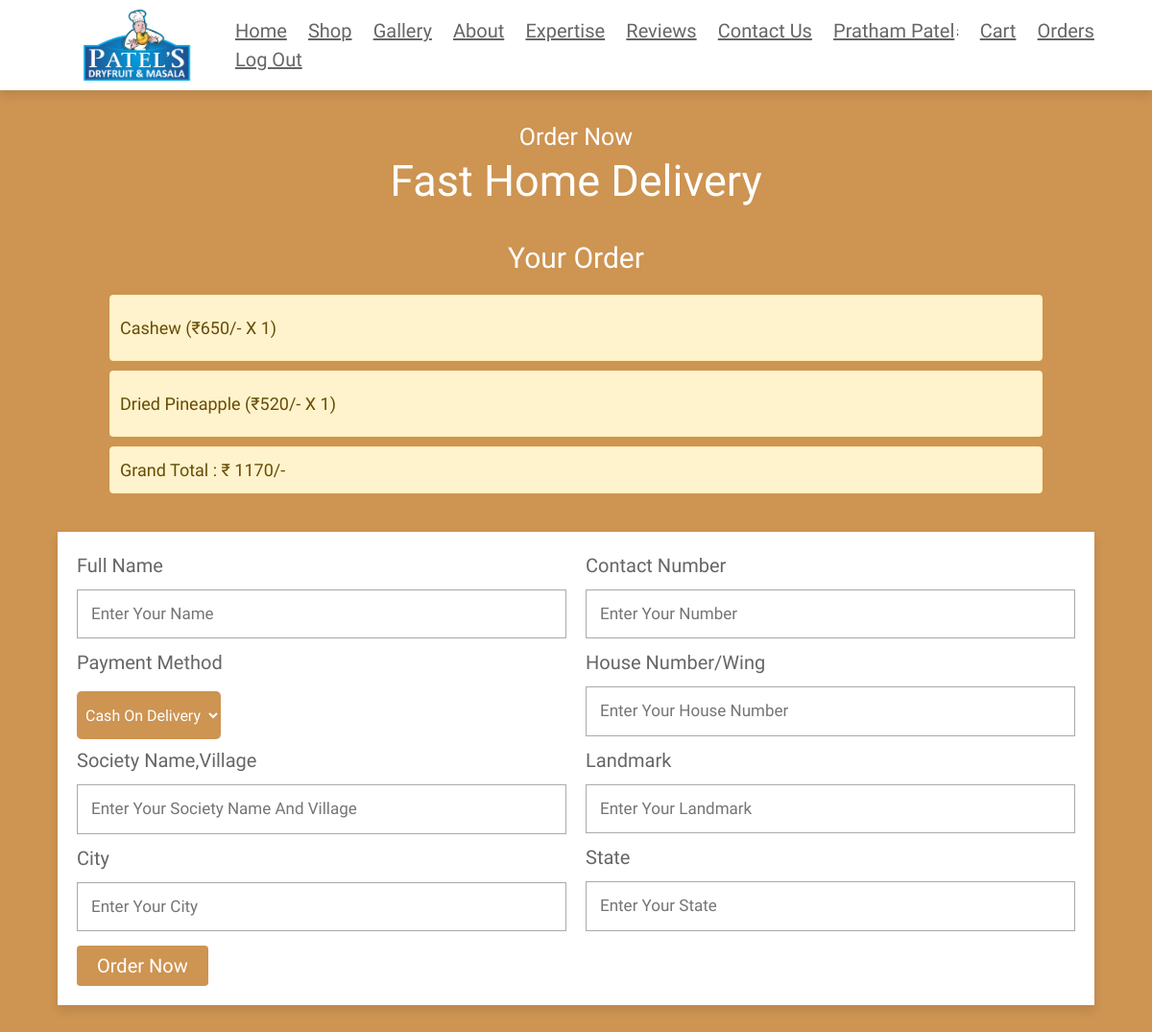
The page /customerinfo.php (signed in) on the database as committed earlier.
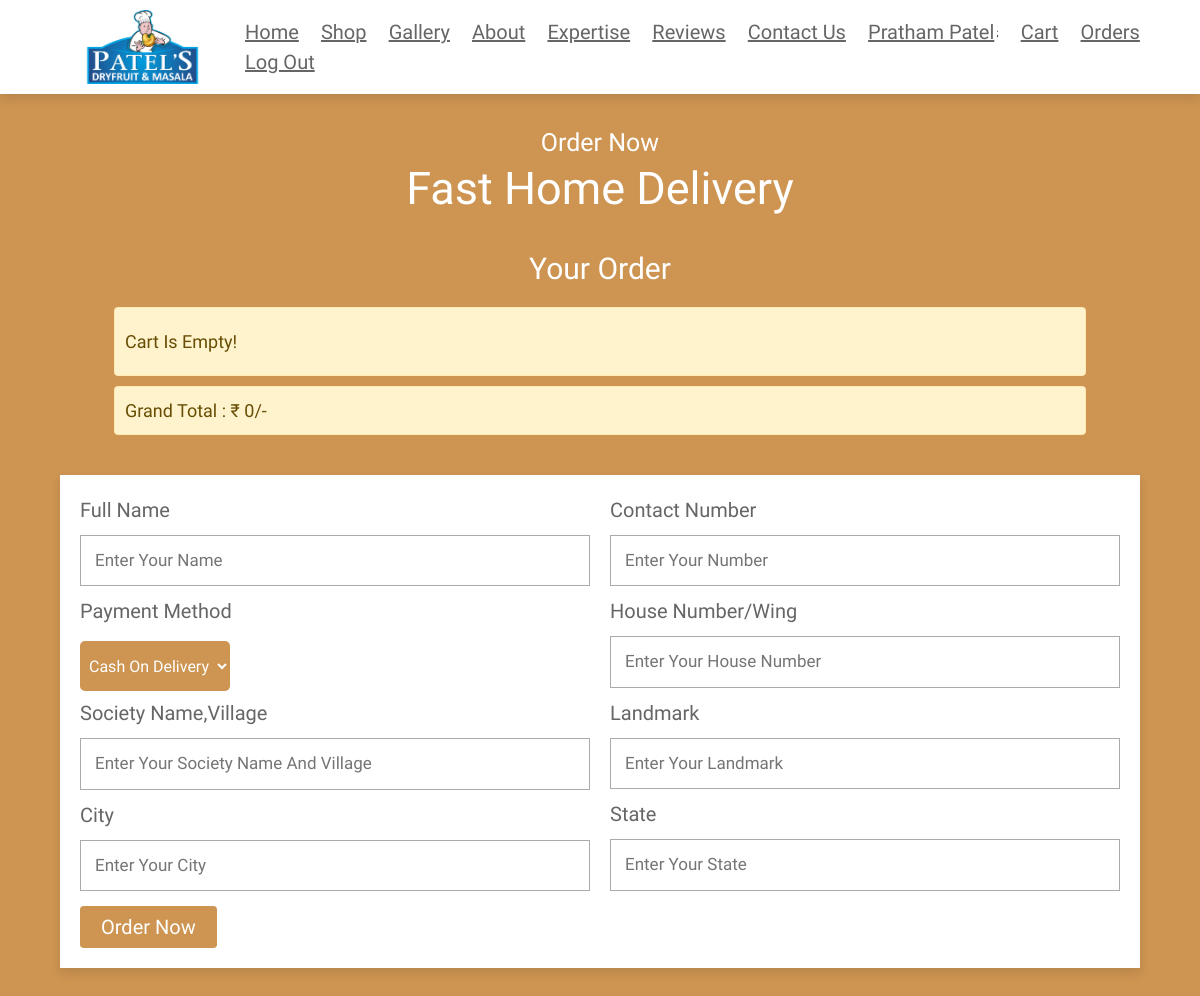
The same page on the database as committed later.
### tables this page shows
CREATE TABLE `tblcart` (
  `cid` int(11) NOT NULL,
  `uid` int(11) NOT NULL,
  `pname` varchar(100) NOT NULL,
  `price` int(11) NOT NULL,
  `quantity` int(11) NOT NULL,
  `date` datetime NOT NULL DEFAULT current_timestamp()
);

### customerinfo.php (the view, shortened to what the changed rows need)
<?php
include 'partials\datacon.php';
?>
<?php
$uid = $_SESSION['uid'];
?>
<!DOCTYPE html>
<html lang="en">
<head>
    <link href="https://cdn.jsdelivr.net/npm/bootstrap@5.2.2/dist/css/bootstrap.min.css" rel="stylesheet">
    <link rel="stylesheet" href="https://cdnjs.cloudflare.com/ajax/libs/font-awesome/5.15.4/css/all.min.css">
    <link rel="stylesheet" href="https://unpkg.com/swiper@7/swiper-bundle.min.css" />
    <link rel="stylesheet" href="https://cdnjs.cloudflare.com/ajax/libs/lightgallery-js/1.4.0/css/lightgallery.min.css">
    <link rel="stylesheet" href="css/style.css">
</head>
<body>
    <section class="order" id="order">
        <section class="display-order">
            <h2 class="heading" style="font-size: 30px; color:white; margin-bottom:20px;">Your Order</h2>
            <?php
            $grand_total = 0;
            $select_cart = mysqli_query($conn, "SELECT * FROM `tblcart` WHERE uid = '$uid'") or die('query failed');
            if (mysqli_num_rows($select_cart) > 0) {
                while ($fetch_cart = mysqli_fetch_assoc($select_cart)) {
                    $total_price = ($fetch_cart['price'] * $fetch_cart['quantity']);
                    $grand_total += $total_price;
            ?>
                    <div class="alert alert-warning" role="alert">
                        <p style="font-size:18px; padding-top:10px;"> <?php echo $fetch_cart['pname']; ?> <span>(<?php echo '₹' . $fetch_cart['price'] . '/-' . ' x ' . $fetch_cart['quantity']; ?>)</span> </p>
                    </div>
                <?php
                }
            } else {
                ?>
                <div class="alert alert-warning" role="alert">
                    <p style="font-size:18px; padding-top:10px;"> Cart is Empty! </p>
                </div>
            <?php
            }
            ?>
            <div class="alert alert-warning" role="alert" style="font-size: 18px;">
                grand total : <span>₹ <?php echo $grand_total; ?>/-</span>
            </div>
        </section>
    </section>
</body>
</html>

Rows that differ between the two databases and show on the page:
removed tblcart: pname "Cashew", price "650", quantity "1"
removed tblcart: pname "Dried Pineapple", price "520", quantity "1"
Other text that changed with them:
$grand_total: "1170" → "0"
text now shown: "Cart Is Empty!"
